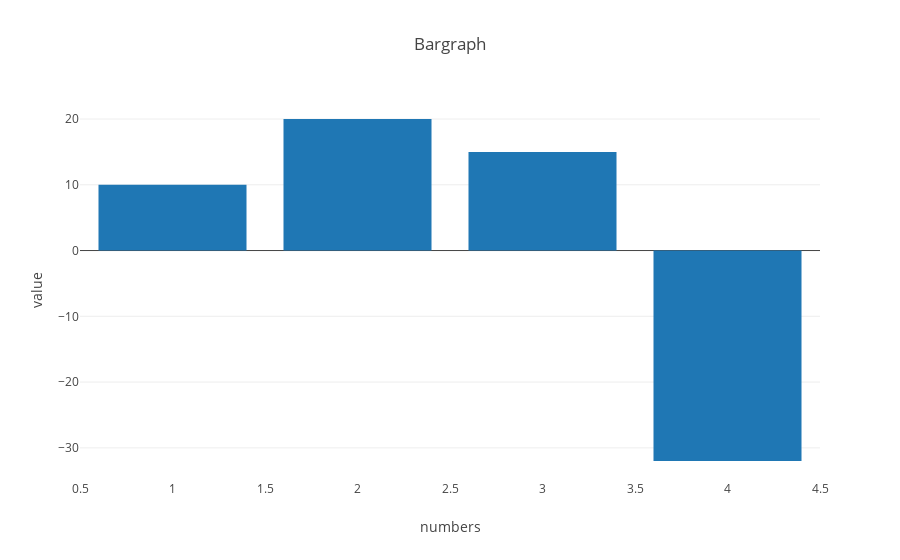

Notebook cell for this chart:
### Code cell
py.offline.iplot(fig)

### Figure 1 — Plotly figure (JSON) as saved in the notebook; plotly's stock layout.template omitted (floating-point values rounded to 4 significant figures)
{"data": [{"type": "bar", "x": [1, 2, 3, 4], "y": [10, 20, 15, -32]}], "layout": {"title": "Bargraph", "xaxis": {"title": "numbers"}, "yaxis": {"title": "value"}}}
